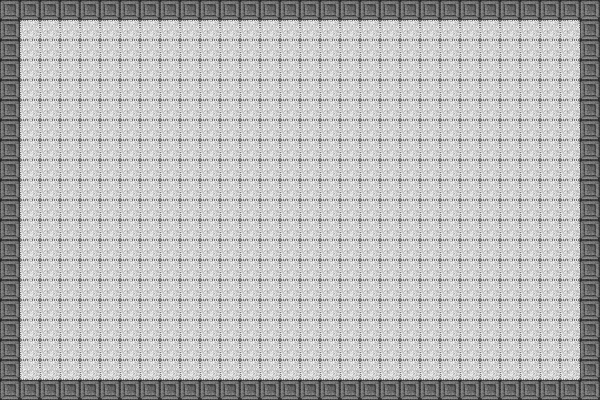

This is a level from a 2D game, rendered from its Tiled map with the project's own tilesets. A one-line summary and the complete map file follow:
An orthogonal 30x20 tile map with 20x20 px tiles, 1 tile layer (Tile Layer 1).

<map version="1.10" tiledversion="1.11.0" orientation="orthogonal" renderorder="right-down" width="30" height="20" tilewidth="20" tileheight="20" infinite="0" nextlayerid="4" nextobjectid="1">
 <tileset firstgid="1" source="../tilesets/Demo.tsx" />
 <layer id="1" name="Tile Layer 1" width="30" height="20">
  <data encoding="csv">
75,75,75,75,75,75,75,75,75,75,75,75,75,75,75,75,75,75,75,75,75,75,75,75,75,75,75,75,75,75,
75,41,41,41,41,41,41,41,41,41,41,41,41,41,41,41,41,41,41,41,41,41,41,41,41,41,41,41,41,75,
75,41,41,41,41,41,41,41,41,41,41,41,41,41,41,41,41,41,41,41,41,41,41,41,41,41,41,41,41,75,
75,41,41,41,41,41,41,41,41,41,41,41,41,41,41,41,41,41,41,41,41,41,41,41,41,41,41,41,41,75,
75,41,41,41,41,41,41,41,41,41,41,41,41,41,41,41,41,41,41,41,41,41,41,41,41,41,41,41,41,75,
75,41,41,41,41,41,41,41,41,41,41,41,41,41,41,41,41,41,41,41,41,41,41,41,41,41,41,41,41,75,
75,41,41,41,41,41,41,41,41,41,41,41,41,41,41,41,41,41,41,41,41,41,41,41,41,41,41,41,41,75,
75,41,41,41,41,41,41,41,41,41,41,41,41,41,41,41,41,41,41,41,41,41,41,41,41,41,41,41,41,75,
75,41,41,41,41,41,41,41,41,41,41,41,41,41,41,41,41,41,41,41,41,41,41,41,41,41,41,41,41,75,
75,41,41,41,41,41,41,41,41,41,41,41,41,41,41,41,41,41,41,41,41,41,41,41,41,41,41,41,41,75,
75,41,41,41,41,41,41,41,41,41,41,41,41,41,41,41,41,41,41,41,41,41,41,41,41,41,41,41,41,75,
75,41,41,41,41,41,41,41,41,41,41,41,41,41,41,41,41,41,41,41,41,41,41,41,41,41,41,41,41,75,
75,41,41,41,41,41,41,41,41,41,41,41,41,41,41,41,41,41,41,41,41,41,41,41,41,41,41,41,41,75,
75,41,41,41,41,41,41,41,41,41,41,41,41,41,41,41,41,41,41,41,41,41,41,41,41,41,41,41,41,75,
75,41,41,41,41,41,41,41,41,41,41,41,41,41,41,41,41,41,41,41,41,41,41,41,41,41,41,41,41,75,
75,41,41,41,41,41,41,41,41,41,41,41,41,41,41,41,41,41,41,41,41,41,41,41,41,41,41,41,41,75,
75,41,41,41,41,41,41,41,41,41,41,41,41,41,41,41,41,41,41,41,41,41,41,41,41,41,41,41,41,75,
75,41,41,41,41,41,41,41,41,41,41,41,41,41,41,41,41,41,41,41,41,41,41,41,41,41,41,41,41,75,
75,41,41,41,41,41,41,41,41,41,41,41,41,41,41,41,41,41,41,41,41,41,41,41,41,41,41,41,41,75,
75,75,75,75,75,75,75,75,75,75,75,75,75,75,75,75,75,75,75,75,75,75,75,75,75,75,75,75,75,75
</data>
 </layer>
 <objectgroup id="2" name="StartPosition">
  <properties>
   <property name="x" type="int" value="1" />
   <property name="y" type="int" value="1" />
  </properties>
 </objectgroup>
</map>
